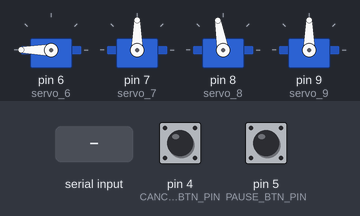
This sketch was run on a simulated Arduino Uno, built with avr-gcc and run on an emulated ATmega328P. Parts: 4 × servo. The inputs (shaded band) are chosen by the test bench; at power-on: pin 4 (CANCEL_BTN_PIN) HIGH, pin 5 (PAUSE_BTN_PIN) HIGH. What the sketch prints to the serial monitor is not drawn.

Above: at 2.2 s.
2.3 s: "L" received over Serial
At 4.1 s:
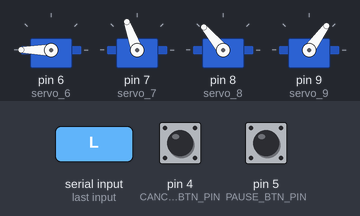
At 5.2 s:
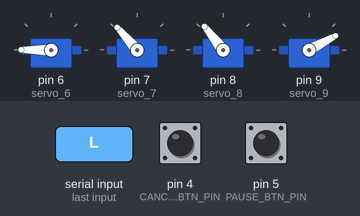
5.3 s: pin 4 (CANCEL_BTN_PIN) pulled LOW for 0.15 s
8.3 s: "l" received over Serial
At 10.63 s:
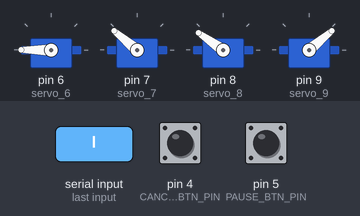
11.3 s: "V" received over Serial
14.3 s: pin 4 (CANCEL_BTN_PIN) pulled LOW for 1 s
17.3 s: "v" received over Serial
At 19.1 s:
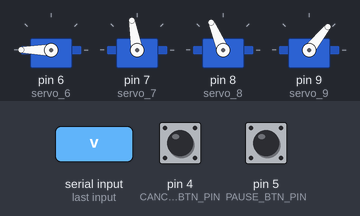
Timing chart, 0 to 21.3 s (numbered marks = the images above; inputs shaded):
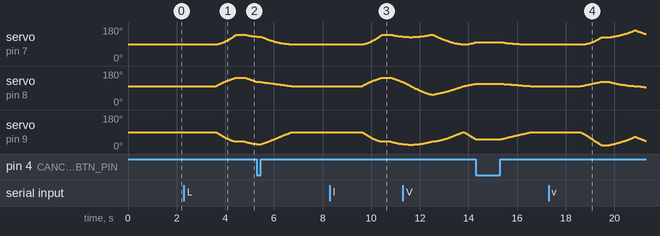

The sketch:

task5.ino
```cpp
#include <Servo.h>

Servo servo_6;
Servo servo_7;
Servo servo_8;
Servo servo_9;

// ================== 机械尺寸参数 ==================
const float L1 = 80.0;
const float L2 = 80.0;
const float H0 = 30.0;

// ================== 初始化姿态角度 ==================
const float BASE_FORWARD = 100.0;
const float SHOULDER_VERTICAL = 90.0;
const float ELBOW_HORIZONTAL = 90.0;

struct Point {
  float x;
  float y;
  float z;
};

// ================== 按键引脚（根据资料手册：D4、D5） ==================
const int PAUSE_BTN_PIN = 5;   // D5：暂停/继续按键
const int CANCEL_BTN_PIN = 4;  // D4：取消按键

// ================== 全局状态 ==================
Point currentPos;              // 当前末端位置
bool isPaused = false;         // 暂停标志
bool isCanceled = false;       // 取消标志

// 逆运动学函数
bool inverseKinematics(const Point &p, float &baseAng, float &shoulderAng, float &elbowAng) {
  float r = sqrt(p.x * p.x + p.y * p.y);
  float zRel = p.z - H0;
  float d = sqrt(r * r + zRel * zRel);

  if (d > L1 + L2 || d < fabs(L1 - L2) || d < 1e-6) {
    return false;
  }

  float gamma = atan2(zRel, r);
  float cosDelta = (L1 * L1 + d * d - L2 * L2) / (2.0 * L1 * d);

  if (cosDelta > 1.0) cosDelta = 1.0;
  if (cosDelta < -1.0) cosDelta = -1.0;

  float delta = acos(cosDelta);
  float alpha = gamma + delta;
  float beta = atan2(zRel - L1 * sin(alpha), r - L1 * cos(alpha));

  baseAng = BASE_FORWARD + degrees(atan2(p.y, p.x));
  shoulderAng = 180.0 - degrees(alpha);
  elbowAng = ELBOW_HORIZONTAL + degrees(beta);

  if (baseAng < 0 || baseAng > 180) return false;
  if (shoulderAng < 0 || shoulderAng > 180) return false;
  if (elbowAng < 0 || elbowAng > 180) return false;

  return true;
}

// 写舵机
void writeArm(float baseAng, float shoulderAng, float elbowAng) {
  servo_8.write((int)(baseAng + 0.5));
  servo_7.write((int)(shoulderAng + 0.5));
  servo_9.write((int)(elbowAng + 0.5));
}

// ================== 按键检测 ==================
// 暂停/继续按键：按下一次切换 isPaused
void checkPauseButton() {
  if (digitalRead(PAUSE_BTN_PIN) == LOW) {
    delay(20); // 消抖
    if (digitalRead(PAUSE_BTN_PIN) == LOW) {
      isPaused = !isPaused;
      Serial.print("暂停状态: ");
      Serial.println(isPaused ? "暂停" : "继续");
      while (digitalRead(PAUSE_BTN_PIN) == LOW); // 等待释放
    }
  }
}

// 取消按键：按下置位 isCanceled
void checkCancelButton() {
  if (digitalRead(CANCEL_BTN_PIN) == LOW) {
    delay(20);
    if (digitalRead(CANCEL_BTN_PIN) == LOW) {
      isCanceled = true;
      Serial.println("收到取消指令");
      while (digitalRead(CANCEL_BTN_PIN) == LOW);
    }
  }
}

// ================== 直线插补（带暂停/取消检测） ==================
void moveLine(Point a, Point b, int steps, int stepDelayMs) {
  for (int i = 0; i <= steps; i++) {
    // 检查取消
    checkCancelButton();
    if (isCanceled) return;

    // 检查暂停
    checkPauseButton();
    while (isPaused && !isCanceled) {
      // 暂停中：继续检测按键
      checkPauseButton();
      checkCancelButton();
      delay(10);
    }
    if (isCanceled) return;

    // 插补计算
    float t = (float)i / (float)steps;
    Point p;
    p.x = a.x + (b.x - a.x) * t;
    p.y = a.y + (b.y - a.y) * t;
    p.z = a.z + (b.z - a.z) * t;

    float baseAng, shoulderAng, elbowAng;
    if (!inverseKinematics(p, baseAng, shoulderAng, elbowAng)) {
      Serial.print("路径点不可达: ");
      Serial.print(p.x); Serial.print(", ");
      Serial.print(p.y); Serial.print(", ");
      Serial.println(p.z);
      return;
    }

    writeArm(baseAng, shoulderAng, elbowAng);
    currentPos = p; // 记录当前实际位置，便于取消后返回
    delay(stepDelayMs);
  }
  currentPos = b; // 正常完成，更新终点
}

// ================== 返回待机位置 ==================
void returnToHome() {
  Serial.println("取消任务，返回待机位置");
  isCanceled = false; // 清除取消标志，允许移动
  isPaused = false;
  moveLine(currentPos, (Point){80.0, 0.0, 110.0}, 60, 20);
  currentPos = (Point){80.0, 0.0, 110.0};
}

// ================== 绘图坐标 ==================
const float WORK_Z = 20.0;
Point home = {80.0, 0.0, 110.0};
Point A = {80.0, 80.0, WORK_Z};
Point B = {80.0, -80.0, WORK_Z};

// 画直线
void drawLine() {
  Serial.println("收到 L：开始画直线");
  isCanceled = false;
  isPaused = false;

  moveLine(currentPos, home, 60, 20);
  if (isCanceled) { returnToHome(); return; }

  moveLine(home, A, 40, 20);
  if (isCanceled) { returnToHome(); return; }

  delay(300);

  moveLine(A, B, 80, 20);
  if (isCanceled) { returnToHome(); return; }

  Serial.println("直线完成");
}

// 画 V 字（尖角更明显）
void drawV() {
  Serial.println("收到 V：开始画 V 字");
  isCanceled = false;
  isPaused = false;

  Point V_A   = {70.0,  30.0, WORK_Z};
  Point V_MID = {150.0,  0.0, WORK_Z};
  Point V_B   = {70.0, -30.0, WORK_Z};

  moveLine(currentPos, home, 60, 20);
  if (isCanceled) { returnToHome(); return; }

  moveLine(home, V_A, 40, 20);
  if (isCanceled) { returnToHome(); return; }

  delay(300);

  moveLine(V_A, V_MID, 50, 20);
  if (isCanceled) { returnToHome(); return; }

  moveLine(V_MID, V_B, 50, 20);
  if (isCanceled) { returnToHome(); return; }

  Serial.println("V 字完成");
}

// ================== 初始化 ==================
void setup() {
  Serial.begin(9600);

  // 按键引脚，使用内部上拉
  pinMode(PAUSE_BTN_PIN, INPUT_PULLUP);
  pinMode(CANCEL_BTN_PIN, INPUT_PULLUP);

  servo_6.attach(6);
  servo_7.attach(7);
  servo_8.attach(8);
  servo_9.attach(9);

  servo_6.write(180);
  servo_7.write(90);
  servo_8.write(100);
  servo_9.write(90);

  delay(1000);

  currentPos = home;
  isPaused = false;
  isCanceled = false;

  Serial.println("准备就绪：发送 L 画直线，发送 V 画 V 字");
  Serial.println("绘图过程中：暂停/继续按键 -> 暂停或继续，取消按键 -> 终止并回待机");
}

// ================== 主循环 ==================
void loop() {
  if (Serial.available() > 0) {
    char cmd = Serial.read();

    if (cmd == 'L' || cmd == 'l') {
      drawLine();
    } else if (cmd == 'V' || cmd == 'v') {
      drawV();
    }
  }
}
```

Measured:
- after the input at 2.3 s, servo on pin 7 (servo_7): rises from 90° to 140° in 0.77 s, then falls to 129° in 0.83 s; servo on pin 8 (servo_8): rises from 100° to 145° in 0.83 s, then falls to 122° in 0.83 s; servo on pin 9 (servo_9): moves from 90° to 26° over 1.7 s, starting after 1.3 s
- after the input at 8.3 s, servo on pin 7 (servo_7): rises from 90° to 140° in 0.77 s, then falls to 129° in 0.83 s; servo on pin 8 (servo_8): rises from 100° to 145° in 0.83 s, then falls to 122° in 0.83 s; servo on pin 9 (servo_9): moves from 90° to 26° over 1.7 s, starting after 1.3 s
- after the input at 17.3 s, servo on pin 7 (servo_7): rises from 90° to 164° in 2.0 s, then falls to 143° in 0.45 s; servo on pin 8 (servo_8): rises from 100° to 123° in 0.81 s, then falls to 94° in 1.9 s
